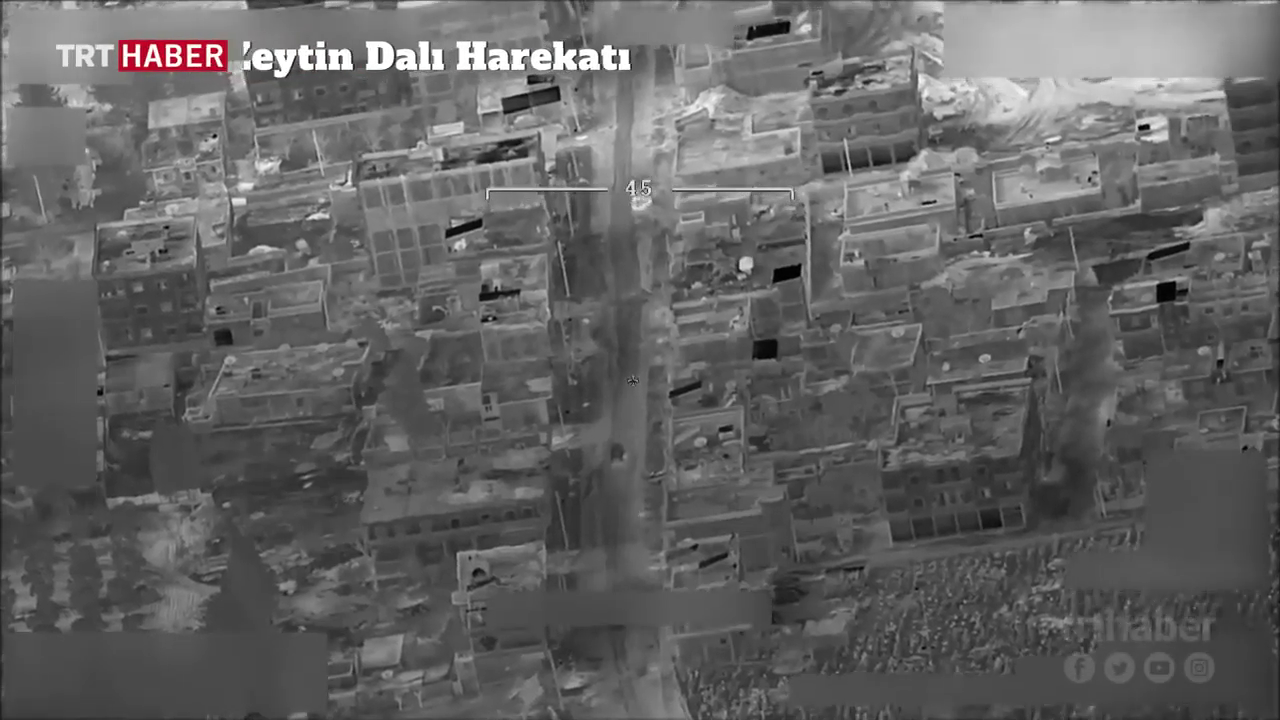
//> input picture frame 12 of 8_tracking/siha1.mp4, 1280 x 720 px
$ ./main   (built with g++ and OpenCV 4)
//> lines starting //> are read from the running program, lines starting //| are printed output that depends on the picture; after the words box and inside, x2 and y2 are one past the last pixel; in counts of white or black regions, pixels touching at a corner belong together

#include <opencv2\opencv.hpp>
#include <opencv2\highgui.hpp>
//#include <opencv2\tracking.hpp>	// with Contrib File
#include <iostream>
#include <string>

using namespace std;
using namespace cv;


int main() {
	string path = "siha1.mp4";
	VideoCapture cap(path);
	Mat frame;
	int frameWidth;
	int frameHeight;
	float timer;
	int fps;
	char k;

	if (!cap.isOpened()) {
		cout << "ERROR\n";
		return -1;
	}

	frameWidth = cap.get(CAP_PROP_FRAME_WIDTH);
	frameHeight = cap.get(CAP_PROP_FRAME_HEIGHT);

	VideoWriter output("siha1-tracker.mp4", VideoWriter::fourcc('X', 'V', 'I', 'D'), 20, Size(frameWidth, frameHeight),true);

	Ptr <Tracker> tracker = TrackerMIL::create();	// without Contrib File
	//Ptr <Tracker> tracker = TrackerKCF::create();  // with Contrib File

	cap.read(frame);
//> frame is the input picture: 720 rows x 1280 cols, CV_8UC3; mean B, G, R 98.7, 98.6, 99.1
	// Select ROI
	Rect trackingBox = selectROI(frame, false);
//> the box from (320, 180) to (960, 540) is selected with the mouse
//> trackingBox = Rect(320, 180, 640, 360)
	tracker->init(frame,trackingBox);

	while (cap.read(frame)) {
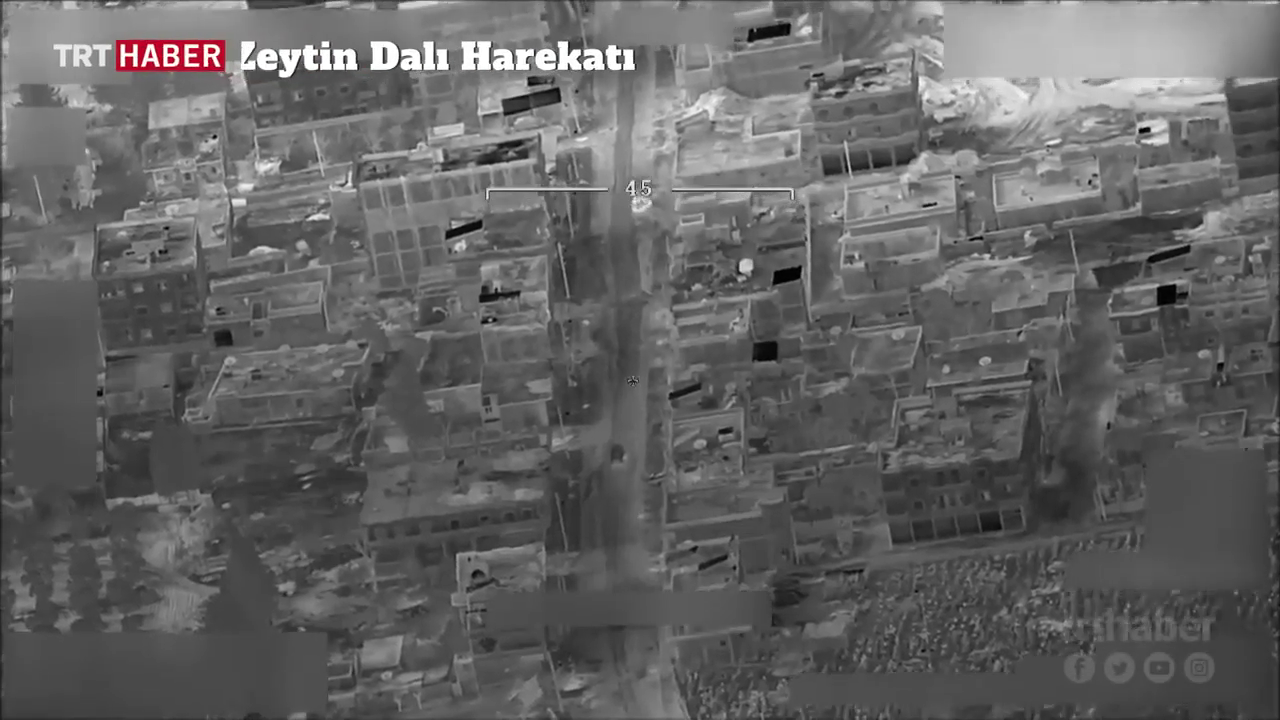
//> input picture frame 13 of 8_tracking/siha1.mp4, 1280 x 720 px
//> frame is the input picture: 720 rows x 1280 cols, CV_8UC3; mean B, G, R 98.8, 98.7, 99.2
		timer = getTickCount();
		if (tracker->update(frame,trackingBox)) {
//> trackingBox = Rect(320, 182, 640, 360)
			rectangle(frame, trackingBox, Scalar(255, 0, 0));
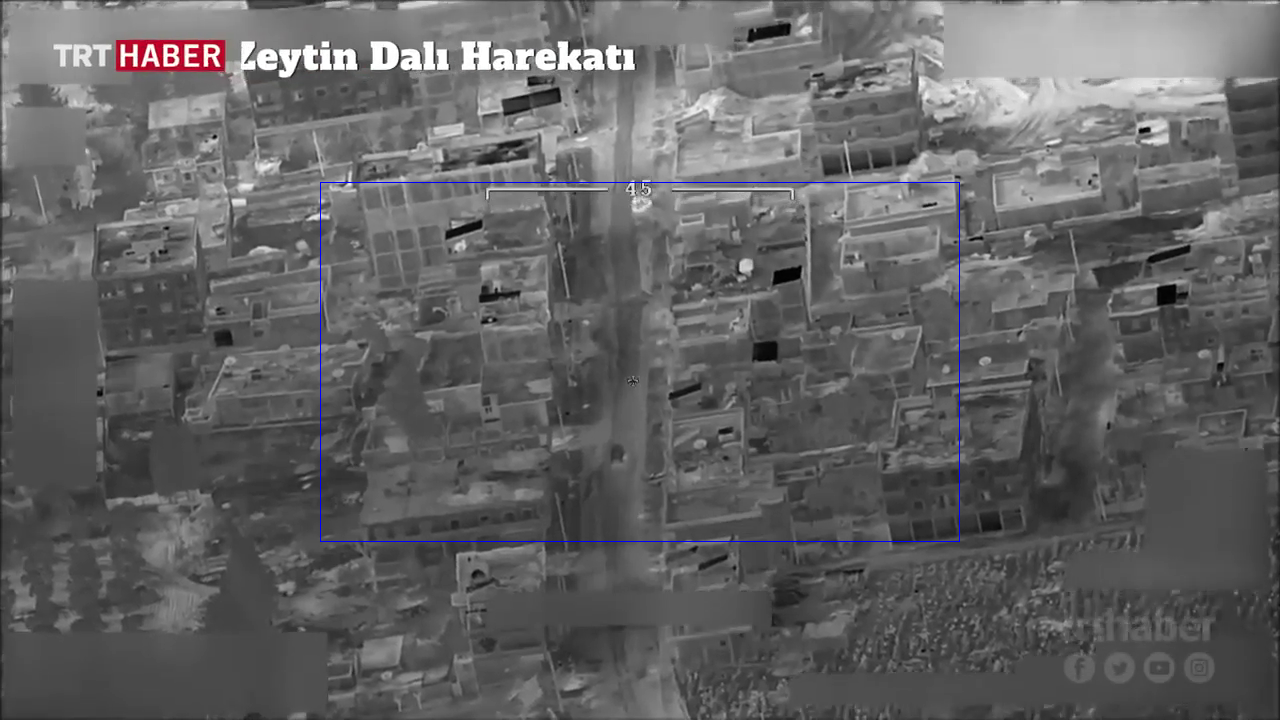
//> frame: 720 rows x 1280 cols, CV_8UC3; 0.22% of pixels changed, all inside (x1, y1, x2, y2) = (320, 182, 960, 542)
		}
		fps = getTickFrequency() / (getTickCount() - timer);

		putText(frame, to_string(fps), Point(50, 50), FONT_HERSHEY_SIMPLEX, 0.75, (50, 170, 50), 3);
		imshow("Tracker", frame);
		output.write(frame);

		k = waitKey(1);
//> the Esc key is pressed
		if (k == 27) {
			break;
		}
		else if (k == 'a' || k == 'A') {
			// Select New ROI
			trackingBox = selectROI(frame, false);
			tracker->init(frame, trackingBox);
		}
	}
	cap.release();
	output.release();
	destroyAllWindows();
}

$ run again, starting later in the video
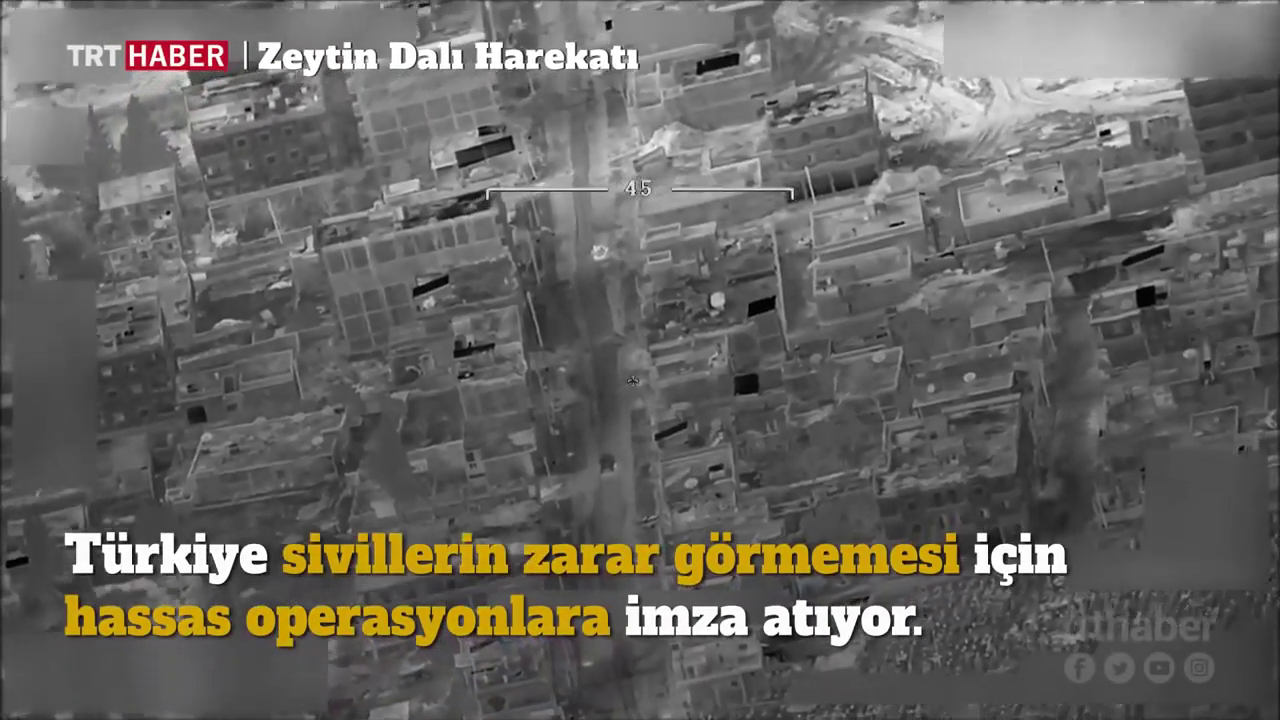
//> input picture frame 58 of 8_tracking/siha1.mp4, 1280 x 720 px
//> frame is the input picture: 720 rows x 1280 cols, CV_8UC3; mean B, G, R 97.7, 102, 103.9
//> trackingBox = Rect(320, 180, 640, 360)
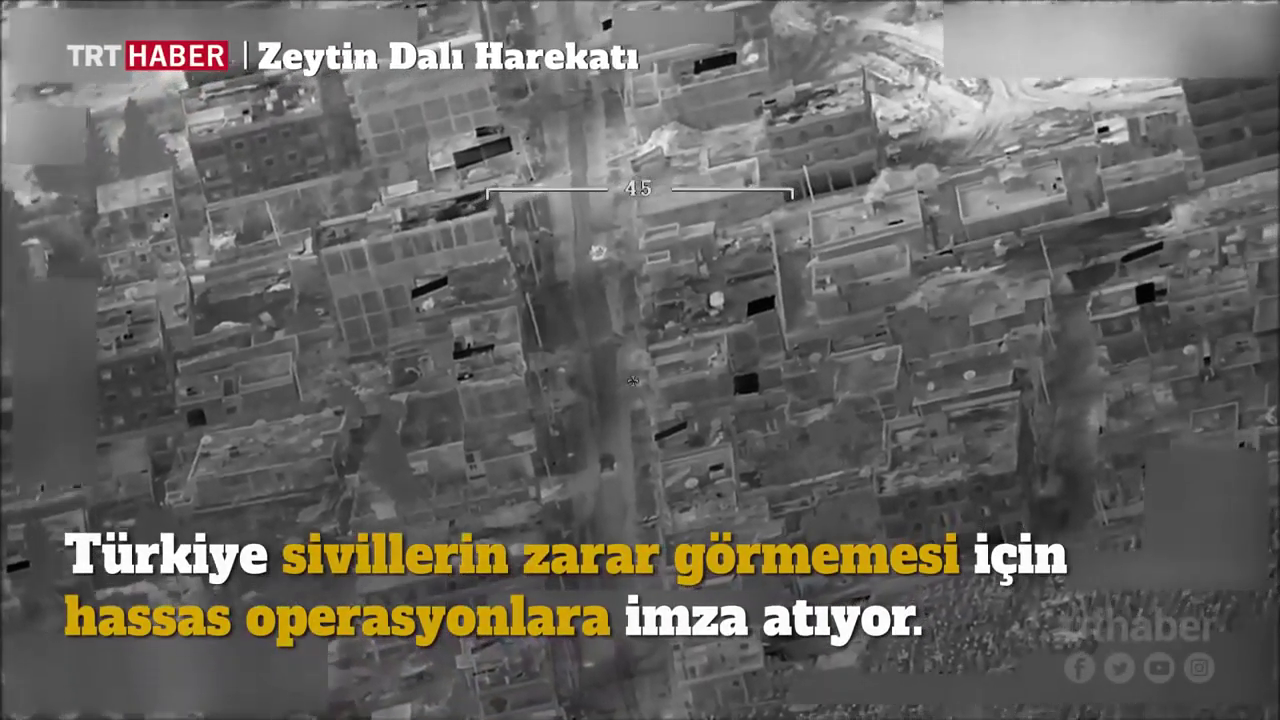
//> input picture frame 59 of 8_tracking/siha1.mp4, 1280 x 720 px
//> frame is the input picture: 720 rows x 1280 cols, CV_8UC3; mean B, G, R 97.7, 102, 103.9
//> `rectangle(frame, trackingBox, Scalar(255, 0, 0));`:
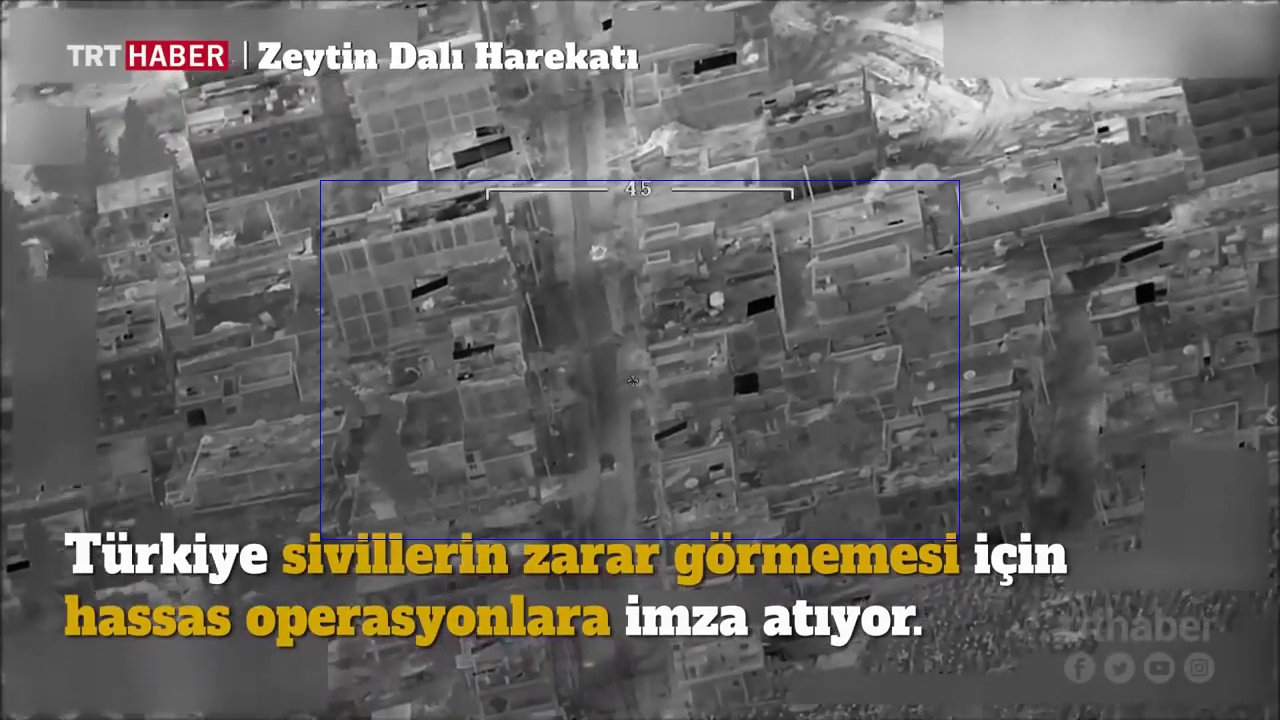
//> frame: 720 rows x 1280 cols, CV_8UC3; 0.22% of pixels changed, all inside (x1, y1, x2, y2) = (320, 180, 960, 540)

$ run again, starting later in the video
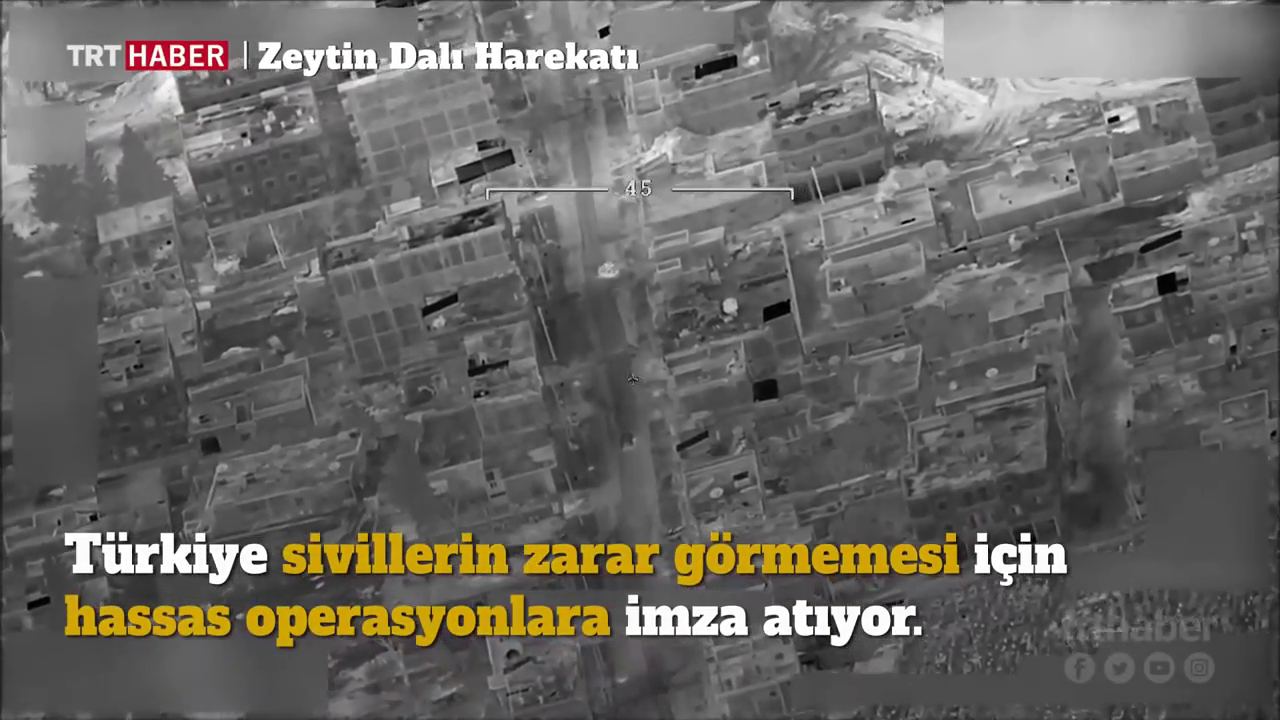
//> input picture frame 103 of 8_tracking/siha1.mp4, 1280 x 720 px
//> frame is the input picture: 720 rows x 1280 cols, CV_8UC3; mean B, G, R 99, 103.3, 105.2
//> `Rect trackingBox = selectROI(frame, false);`: trackingBox = Rect(320, 180, 640, 360)
//> `if (tracker->update(frame,trackingBox))`: trackingBox = Rect(321, 181, 640, 360)
//> `rectangle(frame, trackingBox, Scalar(255, 0, 0));`:
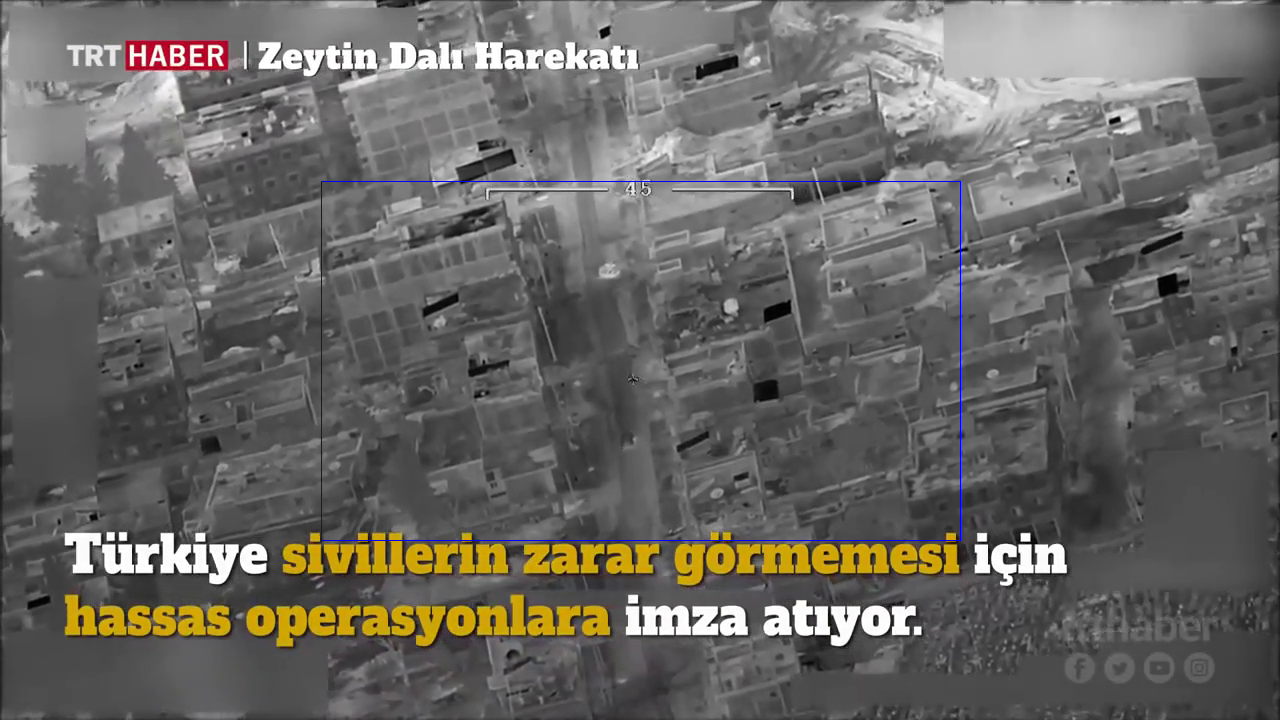
//> frame: 720 rows x 1280 cols, CV_8UC3; mean B, G, R 99.3, 103.1, 105
